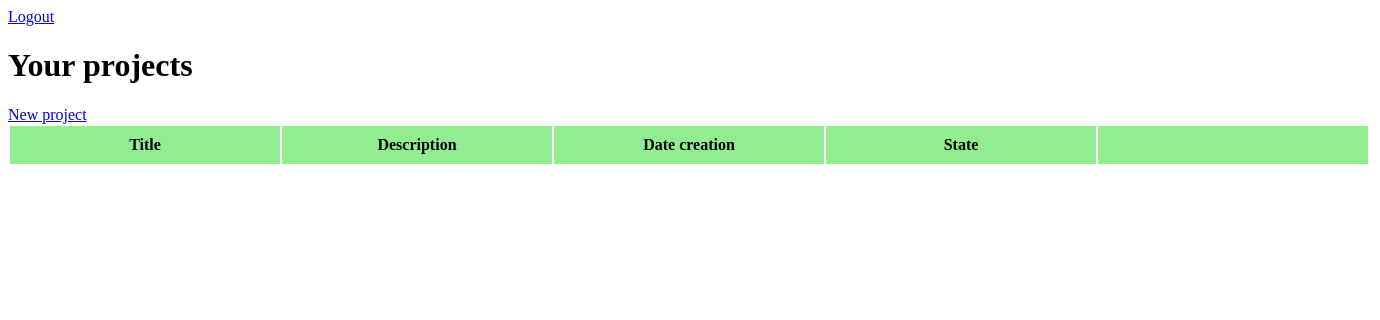
/projects (signed in), run on an earlier commit of the app's database.
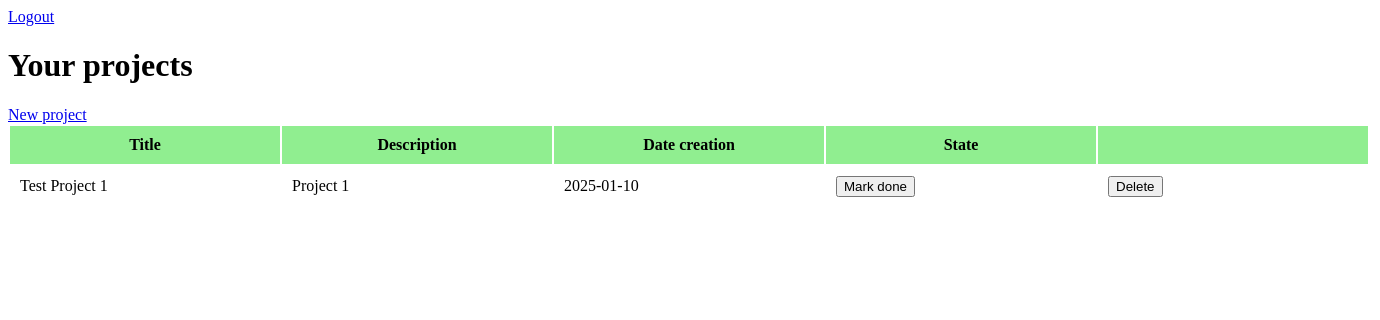
And on a later commit of the database.
### tables this page shows
CREATE TABLE project (
        project_id INTEGER PRIMARY KEY AUTOINCREMENT,
        project_name TEXT NOT NULL,
        project_description TEXT NOT NULL,
        project_datecreation DATE NOT NULL,
        project_state BOOLEAN NOT NULL,
        user_id REFERENCES user (user_id) ON DELETE CASCADE
    );

### development/main.py (the view)
@app.route("/projects", methods=["GET"])
def render_projects():
    return ProjectController.render_projects_list()

### development/controllers/project_controller.py (called while the page is built)
    @staticmethod
    @login_required
    def render_projects_list():
        user_id = session["user_id"]
        projects = ProjectModel.get_by_user_id(user_id)
        return render_template("projects/projects.html", projects=projects)

### development/models/project_model.py (called while the page is built)
    @staticmethod
    def get_by_user_id(user_id):
        sql = """
            SELECT *
            FROM project
            WHERE user_id = ?;
        """
        cursor.execute(sql, (user_id,))
        return cursor.fetchall()

### development/utils/auth_utils.py (called while the page is built)
def login_required(f):
    @wraps(f)
    def decorated_function(*args, **kwargs):
        if "user_id" not in session:
            return redirect(url_for("login"))
        return f(*args, **kwargs)
    return decorated_function

### development/templates/projects/projects.html (shortened to what this page needs)
<!DOCTYPE html>
<html lang="en">
<head>
</head>
<body>
    <a href="/logout">Logout</a>
    <h1>Your projects</h1>
    <a href="/projects/create">New project</a>
    <table>
        <thead>
            <th>Title</th>
            <th>Description</th>
            <th>Date creation</th>
            <th>State</th>
            <th></th>
        </thead>
        <tbody>
            {% for project in projects %}
            <tr>
                <td>{{project[1]}}</td>
                <td>{{project[2]}}</td>
                <td>{{project[3]}}</td>
                <td>
                    {% if project[4] != 0 %}
                    <span style="color: green;">
                        <b>Finished</b>
                    </span>
                    {% else %}
                    <form action="/projects/finish/{{project[0]}}" method="post">
                        <input type="submit" value="Mark done">
                    </form>
                    {% endif %}
                </td>
                <td>
                    <form action="/projects/delete/{{project[0]}}" method="post">
                        <input type="submit" value="Delete">
                    </form>
                </td>
            </tr>
            {% endfor %}
        </tbody>
    </table>
</body>
</html>

### development/templates/projects/projects.html (style rules this page uses)
thead { background-color: lightgreen; }
th, td { min-width: 250px; padding: 10px; }

What changed in the data, as far as the page shows it:
added project: project_name "Test Project 1", project_description "Project 1", project_datecreation "2025-01-10"
